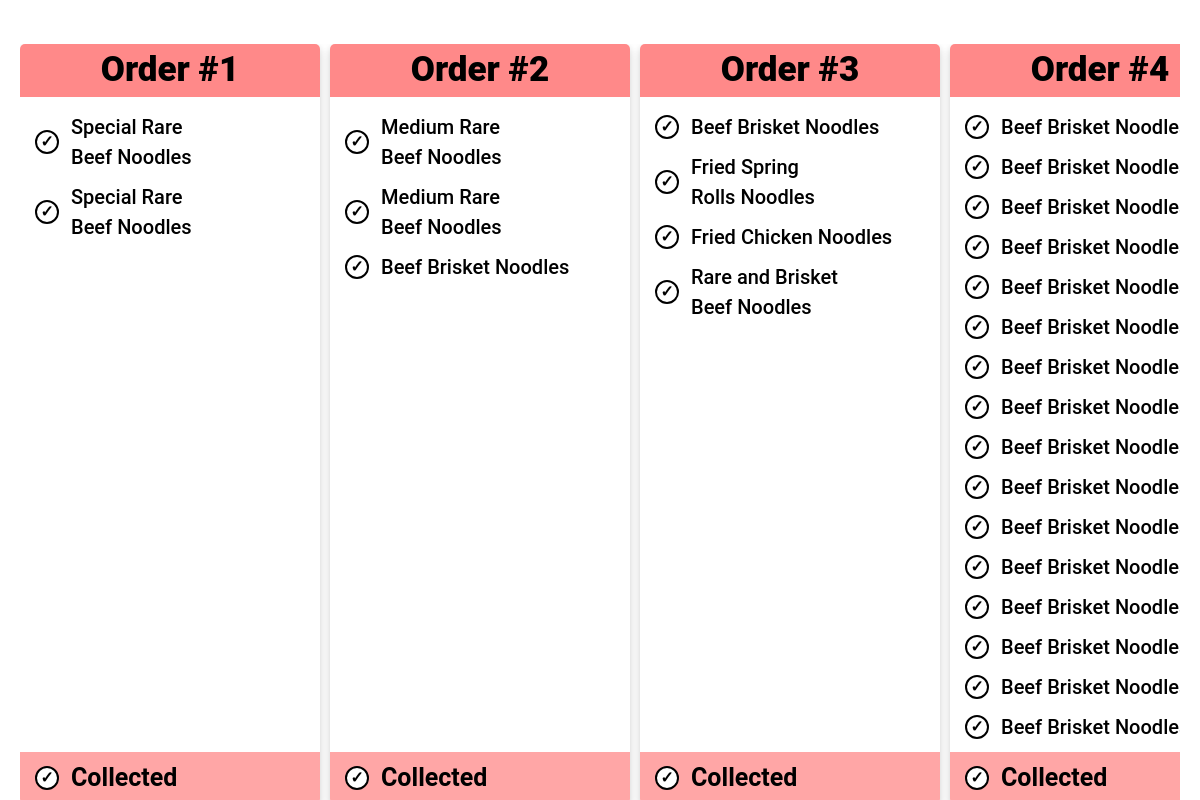
Screenshot of /kitchen_screen with the database file from the repository.
### tables this page shows
CREATE TABLE SaleItem (sale_id INTEGER REFERENCES Sales (id), item_id REFERENCES Items (id), status INTEGER, quantity INTEGER);

CREATE TABLE Items (id INTEGER PRIMARY KEY, name TEXT, price REAL, category INTEGER REFERENCES Categories (id), image TEXT);

### app.py (the view)
@app.route("/kitchen_screen")
def kitchen_screen():
    sqlquery = """SELECT
        Sales.id AS sale_id,
        Sales.number AS sale_number,
        Sales.status AS sale_status,
        SaleItem.rowid AS saleitem_rowid,
        Items.id AS item_id,
        Items.name AS item_name,
        SaleItem.status AS item_status
    FROM Sales
    JOIN SaleItem ON Sales.id = SaleItem.sale_id
    JOIN Items ON SaleItem.item_id = Items.id
    ORDER BY Sales.number, SaleItem.rowid;"""
    results = query_db(sqlquery)
    grouped_sales = {}
    for row in results:
        sale_id = row["sale_id"]
        if sale_id not in grouped_sales:
            grouped_sales[sale_id] = {
                "sale_number": row["sale_number"],
                "status" : row["sale_status"],
                "items" : []
            }
        grouped_sales[sale_id]["items"].append({
            "saleitem_rowid": row["saleitem_rowid"],
            "item_id": row["item_id"],
            "name": row["item_name"],
            "status": row["item_status"]
        })
    return render_template("kitchen_screen.html", sales=grouped_sales)

### app.py (called while the page is built)
def get_db():
    db = getattr(g, '_database', None)
    if db is None:
        db = g._database = sqlite3.connect(DATABASE)
        db.row_factory = sqlite3.Row
    return db

@app.teardown_appcontext
def close_connection(exception):
    db = getattr(g, '_database', None)
    if db is not None:
        db.close()

def query_db(query, args=(), one=False, commit=False):
    cur = get_db().execute(query, args)
    if commit:
        get_db().commit()
        lastrowid = cur.lastrowid
        cur.close()
        return lastrowid
    else:
        rv = cur.fetchall()
        cur.close()
        return (rv[0] if rv else None) if one else rv

### templates/kitchen_screen.html (shortened to what this page needs)
﻿<!DOCTYPE html>
<html lang="en">
<head>
    <link rel="stylesheet" href="{{ url_for('static', filename='kitchenstyle.css') }}">
    <link rel="stylesheet" href="{{ url_for('static', filename='reset.css') }}">
</head>
<body>
    <div class="page-wrapper">
        <div class="container">
            {% for sale_id, details in sales.items() %}
                <div class="card" data-sale-id="{{ sale_id }}">
                    {% if details.status is none %}
                        <div class="card-header">
                            <h1>Order #{{ details.sale_number }}</h1>
                        </div>
                    {% else %}
                        <div class="ready-card-header">
                            <h1>Order #{{ details.sale_number }}</h1>
                        </div>
                    {% endif %}
                    <div class="card-body">
                        {% for item in details['items'] %}
                            <div class="item-row{% if item['status'] is not none %} ready{% else %} unready{% endif %}"
                                data-sale-id="{{ sale_id }}"
                                data-saleitem-rowid="{{ item['saleitem_rowid'] }}"
                                data-ready="{{ 1 if item['status'] is not none else 0 }}">
                                <span class="check-icon"></span>
                                <h2>{{ item['name'] }}</h2>
                            </div>
                        {% endfor %}
                    </div>
                    <div class="card-footer">
                        <div class="item-row" data-sale-id="{{ sale_id }}">
                            <span class="check-icon"></span>
                            <h3>Collected</h3>
                        </div>
                     </div>
                </div>
            {% endfor %}
        </div>
    </div>
</body>
</html>

### static/kitchenstyle.css (style rules this page uses)
.page-wrapper { margin: 20px; }
h1 { text-align: center; font-size: 35px; font-weight: 900; }
h2 { font-size: 20px; font-weight: 550; }
h3 { font-size: 25px; font-weight: 650; }
.card-footer { text-align: center; padding: 2.5px 10px; }
.container { display: grid; grid-auto-flow: column; grid-auto-columns: 300px; gap: 10px; max-width: 100%; height: calc(100vh - 40px); align-items: start; overflow-x: scroll; overflow-y: hidden; scrollbar-gutter: stable; }
.card { display: flex; flex-direction: column; height: calc(100vh - 40px); box-shadow: 0 4px 8px 0 rgba(0,0,0,0.2); border-radius: 5px; align-self: start; }
.card-header { background-color: #FF8989; border-radius: 5px 5px 0px 0px; }
.card-footer { background-color: #ffa6a6; border-radius: 0px 0px 5px 5px; }
.card-body { flex: 1; padding: 10px; overflow-y: scroll; }
.item-row { display: flex; align-items: center; gap: 0.75rem; margin: 0; cursor: pointer; padding: 5px; border-radius: 10px; }
.check-icon { display: inline-flex; align-items: center; justify-content: center; width: 1.5rem; height: 1.5rem; min-width: 1.5rem; min-height: 1.5rem; border: 2px solid #000; border-radius: 50%; background: #fff; color: #000; font-size: 1rem; line-height: 1; font-weight: 900; }
.check-icon::after { content: "✓"; }
.item-row.unready .check-icon { border-color: #000; background: #fff; color: #000; }
.item-row.unready .check-icon::after { content: "✓"; }

### rows the page displays
SaleItem: name "Special Rare Beef Noodles"
SaleItem: name "Special Rare Beef Noodles"
SaleItem: name "Medium Rare Beef Noodles"
SaleItem: name "Medium Rare Beef Noodles"
SaleItem: name "Beef Brisket Noodles"
SaleItem: name "Beef Brisket Noodles"
SaleItem: name "Fried Spring Rolls Noodles"
SaleItem: name "Fried Chicken Noodles"
SaleItem: name "Rare and Brisket Beef Noodles"
SaleItem: name "Beef Brisket…"
SaleItem: name "Beef Brisket…"
SaleItem: name "Beef Brisket…"
SaleItem: name "Beef Brisket…"
SaleItem: name "Beef Brisket…"
SaleItem: name "Beef Brisket…"
SaleItem: name "Beef Brisket…"
SaleItem: name "Beef Brisket…"
SaleItem: name "Beef Brisket…"
SaleItem: name "Beef Brisket…"
SaleItem: name "Beef Brisket…"
SaleItem: name "Beef Brisket…"
SaleItem: name "Beef Brisket…"
SaleItem: name "Beef Brisket…"
SaleItem: name "Beef Brisket…"
SaleItem: name "Beef Brisket…"

### other values shown
{{ details.sale_number }} "1" "2" "3" "4"
